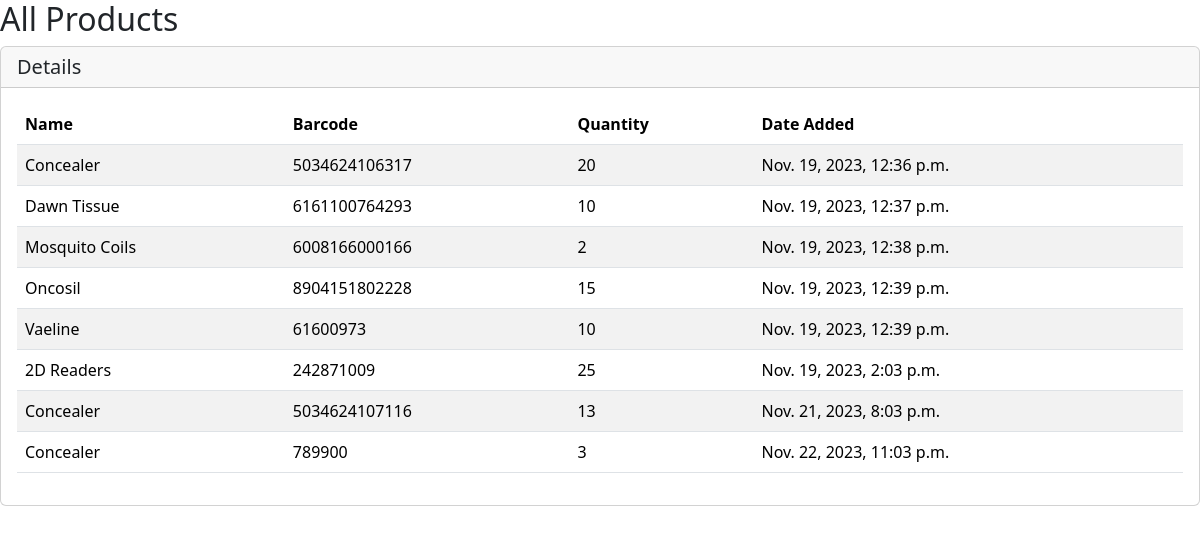
The app's page /all/?download_html=1 with its own data.
### inventory/models.py (models this page shows, shortened)
class Product(models.Model):
    NAME_CHOICES = [
      ('Concealer','Concealer'),
      ('Mascara','Mascara'),
      ('Blush','Blush'),
      ('Foundation','Foundation'),
      ('Eye shadow','Eye shadow'),
      ('Eye liner','Eye liner'),
      ('Primer','Primer'),
      ('Clinique','Clinique'),
      ('Bronzer','Bronzer'),
      ('Highlighter','Highlighter'),
      ('Maybelline','Maybelline'),
      ('Powder','Powder'),
      ('Mosturizer','Mosturizer'),
      ('Cream','Cream'),
      ('Shampoo','Shampoo'),
    ]
    name = models.CharField(max_length=255, choices=NAME_CHOICES)
    barcode = models.CharField(max_length=14, unique=True)
    quantity_available = models.PositiveIntegerField(default=0)
    date_added = models.DateTimeField(auto_now_add=True)

### inventory/views.py (the view)
# urls.py: path('all/', all_products, name='all_products'),
def all_products(request):
  products = Product.objects.all()
  if 'download_html' in request.GET:
    html_content = render_to_string('downloadable_products.html', {'products': products})
    response = HttpResponse(html_content, content_type='text/html')
    response['Content-Disposition'] = 'attachment; filename="products_details.html"'
    return response
  return render(request, 'all_products.html', {'products': products})

### templates/downloadable_products.html (shortened to what this page needs)
{% load static %}
<!doctype html>
<html lang="en">
<head>
  <link rel="stylesheet" href="https://cdn.jsdelivr.net/npm/bootstrap@5.3.2/dist/css/bootstrap.min.css">
</head>
<body>
<h2>All Products</h2>
<div class="card">
  <h5 class="card-header">Details</h5>
  <div class="card-body">
    <table class="table table-striped">
        <thead>
        <tr>
            <th>Name</th>
            <th>Barcode</th>
            <th>Quantity</th>
            <th>Date Added</th>
        </tr>
        </thead>
        <tbody>
        {% for product in products %}
            <tr>
                <td>{{ product.name }}</td>
                <td>{{ product.barcode }}</td>
                <td>{{ product.quantity_available }}</td>
                <td>{{ product.date_added }}</td>
            </tr>
        {% endfor %}
        </tbody>
    </table>
  </div>
</div>
</body>
</html>

### records on screen
Product: name "Concealer", barcode "5034624106317", quantity_available "20", date_added "Nov. 19, 2023, 12:36 p.m."
Product: name "Dawn Tissue", barcode "6161100764293", quantity_available "10", date_added "Nov. 19, 2023, 12:37 p.m."
Product: name "Mosquito Coils", barcode "6008166000166", quantity_available "2", date_added "Nov. 19, 2023, 12:38 p.m."
Product: name "Oncosil", barcode "8904151802228", quantity_available "15", date_added "Nov. 19, 2023, 12:39 p.m."
Product: name "Vaeline", barcode "61600973", quantity_available "10", date_added "Nov. 19, 2023, 12:39 p.m."
Product: name "2D Readers", barcode "242871009", quantity_available "25", date_added "Nov. 19, 2023, 2:03 p.m."
Product: name "Concealer", barcode "5034624107116", quantity_available "13", date_added "Nov. 21, 2023, 8:03 p.m."
Product: name "Concealer", barcode "789900", quantity_available "3", date_added "Nov. 22, 2023, 11:03 p.m."
